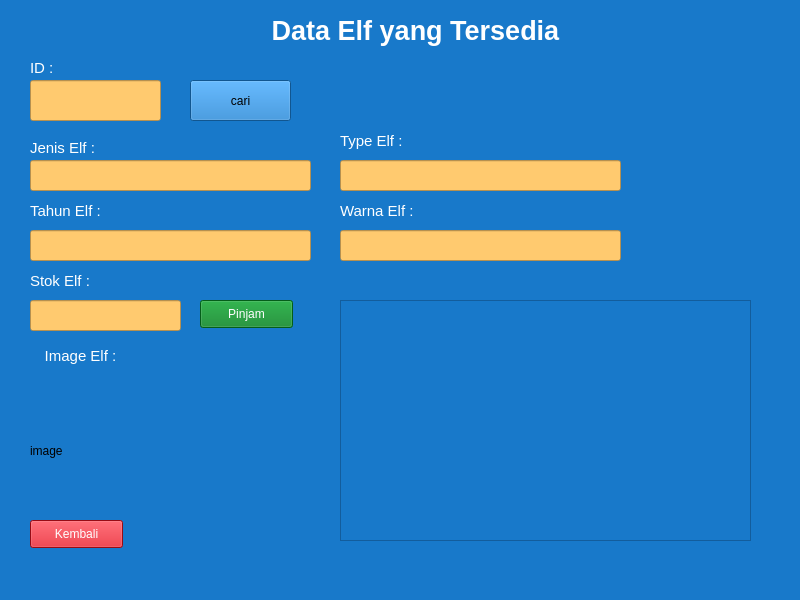
<?xml version="1.0" encoding="UTF-8"?>
<ui version="4.0">
 <class>MainWindow</class>
 <widget class="QMainWindow" name="MainWindow">
  <property name="geometry">
   <rect>
    <x>0</x>
    <y>0</y>
    <width>800</width>
    <height>600</height>
   </rect>
  </property>
  <property name="windowTitle">
   <string>MainWindow</string>
  </property>
  <property name="styleSheet">
   <string notr="true">background-color: rgb(24, 121, 202);</string>
  </property>
  <widget class="QWidget" name="centralwidget">
   <widget class="QLineEdit" name="lineEdit_5">
    <property name="geometry">
     <rect>
      <x>340</x>
      <y>230</y>
      <width>281</width>
      <height>31</height>
     </rect>
    </property>
    <property name="styleSheet">
     <string notr="true">background-color: rgb(220, 220, 220);
background-color: rgb(255, 202, 111);</string>
    </property>
   </widget>
   <widget class="QLabel" name="label">
    <property name="geometry">
     <rect>
      <x>200</x>
      <y>10</y>
      <width>431</width>
      <height>41</height>
     </rect>
    </property>
    <property name="font">
     <font>
      <pointsize>20</pointsize>
      <weight>75</weight>
      <bold>true</bold>
     </font>
    </property>
    <property name="styleSheet">
     <string notr="true">color: rgb(255, 255, 255);</string>
    </property>
    <property name="text">
     <string>Data Elf yang Tersedia</string>
    </property>
    <property name="alignment">
     <set>Qt::AlignCenter</set>
    </property>
   </widget>
   <widget class="QLineEdit" name="lineEdit">
    <property name="geometry">
     <rect>
      <x>30</x>
      <y>80</y>
      <width>131</width>
      <height>41</height>
     </rect>
    </property>
    <property name="styleSheet">
     <string notr="true">background-color: rgb(255, 202, 111);</string>
    </property>
   </widget>
   <widget class="QPushButton" name="pushButton">
    <property name="geometry">
     <rect>
      <x>30</x>
      <y>520</y>
      <width>93</width>
      <height>28</height>
     </rect>
    </property>
    <property name="styleSheet">
     <string notr="true">color: rgb(255, 255, 255);
background-color: rgb(212, 17, 30);</string>
    </property>
    <property name="text">
     <string>Kembali</string>
    </property>
   </widget>
   <widget class="QLabel" name="label_8">
    <property name="geometry">
     <rect>
      <x>30</x>
      <y>200</y>
      <width>121</width>
      <height>21</height>
     </rect>
    </property>
    <property name="font">
     <font>
      <pointsize>11</pointsize>
     </font>
    </property>
    <property name="styleSheet">
     <string notr="true">color: rgb(255, 255, 255);</string>
    </property>
    <property name="text">
     <string>Tahun Elf :</string>
    </property>
   </widget>
   <widget class="QLabel" name="label_10">
    <property name="geometry">
     <rect>
      <x>30</x>
      <y>340</y>
      <width>101</width>
      <height>31</height>
     </rect>
    </property>
    <property name="font">
     <font>
      <pointsize>11</pointsize>
     </font>
    </property>
    <property name="styleSheet">
     <string notr="true">color: rgb(255, 255, 255);</string>
    </property>
    <property name="text">
     <string>Image Elf :</string>
    </property>
    <property name="alignment">
     <set>Qt::AlignCenter</set>
    </property>
   </widget>
   <widget class="QLabel" name="label_5">
    <property name="geometry">
     <rect>
      <x>30</x>
      <y>60</y>
      <width>41</width>
      <height>16</height>
     </rect>
    </property>
    <property name="font">
     <font>
      <pointsize>11</pointsize>
     </font>
    </property>
    <property name="styleSheet">
     <string notr="true">color: rgb(255, 255, 255);</string>
    </property>
    <property name="text">
     <string>ID :</string>
    </property>
   </widget>
   <widget class="QPushButton" name="pushButton_2">
    <property name="geometry">
     <rect>
      <x>200</x>
      <y>300</y>
      <width>93</width>
      <height>28</height>
     </rect>
    </property>
    <property name="styleSheet">
     <string notr="true">background-color: rgb(22, 22, 22);
color: rgb(255, 255, 255);
background-color: rgb(6, 131, 35);</string>
    </property>
    <property name="text">
     <string>Pinjam</string>
    </property>
   </widget>
   <widget class="QLineEdit" name="lineEdit_3">
    <property name="geometry">
     <rect>
      <x>340</x>
      <y>160</y>
      <width>281</width>
      <height>31</height>
     </rect>
    </property>
    <property name="styleSheet">
     <string notr="true">background-color: rgb(220, 220, 220);
background-color: rgb(255, 202, 111);</string>
    </property>
   </widget>
   <widget class="QLineEdit" name="lineEdit_4">
    <property name="geometry">
     <rect>
      <x>30</x>
      <y>230</y>
      <width>281</width>
      <height>31</height>
     </rect>
    </property>
    <property name="styleSheet">
     <string notr="true">background-color: rgb(220, 220, 220);
background-color: rgb(255, 202, 111);</string>
    </property>
   </widget>
   <widget class="QLabel" name="label_6">
    <property name="geometry">
     <rect>
      <x>30</x>
      <y>140</y>
      <width>111</width>
      <height>16</height>
     </rect>
    </property>
    <property name="font">
     <font>
      <pointsize>11</pointsize>
     </font>
    </property>
    <property name="styleSheet">
     <string notr="true">color: rgb(255, 255, 255);</string>
    </property>
    <property name="text">
     <string>Jenis Elf :</string>
    </property>
   </widget>
   <widget class="QLineEdit" name="lineEdit_2">
    <property name="geometry">
     <rect>
      <x>30</x>
      <y>160</y>
      <width>281</width>
      <height>31</height>
     </rect>
    </property>
    <property name="styleSheet">
     <string notr="true">background-color: rgb(255, 202, 111);</string>
    </property>
   </widget>
   <widget class="QLabel" name="label_11">
    <property name="geometry">
     <rect>
      <x>430</x>
      <y>440</y>
      <width>51</width>
      <height>21</height>
     </rect>
    </property>
    <property name="font">
     <font>
      <pointsize>9</pointsize>
     </font>
    </property>
    <property name="styleSheet">
     <string notr="true">color: rgb(255, 255, 255);</string>
    </property>
    <property name="text">
     <string/>
    </property>
   </widget>
   <widget class="QLabel" name="label_9">
    <property name="geometry">
     <rect>
      <x>340</x>
      <y>200</y>
      <width>121</width>
      <height>21</height>
     </rect>
    </property>
    <property name="font">
     <font>
      <pointsize>11</pointsize>
     </font>
    </property>
    <property name="styleSheet">
     <string notr="true">color: rgb(255, 255, 255);</string>
    </property>
    <property name="text">
     <string>Warna Elf :</string>
    </property>
   </widget>
   <widget class="QLabel" name="label_12">
    <property name="geometry">
     <rect>
      <x>30</x>
      <y>270</y>
      <width>121</width>
      <height>21</height>
     </rect>
    </property>
    <property name="font">
     <font>
      <pointsize>11</pointsize>
     </font>
    </property>
    <property name="styleSheet">
     <string notr="true">color: rgb(255, 255, 255);</string>
    </property>
    <property name="text">
     <string>Stok Elf :</string>
    </property>
   </widget>
   <widget class="QLabel" name="label_7">
    <property name="geometry">
     <rect>
      <x>340</x>
      <y>130</y>
      <width>111</width>
      <height>21</height>
     </rect>
    </property>
    <property name="font">
     <font>
      <pointsize>11</pointsize>
     </font>
    </property>
    <property name="styleSheet">
     <string notr="true">color: rgb(255, 255, 255);</string>
    </property>
    <property name="text">
     <string>Type Elf :</string>
    </property>
   </widget>
   <widget class="QLineEdit" name="lineEdit_6">
    <property name="geometry">
     <rect>
      <x>30</x>
      <y>300</y>
      <width>151</width>
      <height>31</height>
     </rect>
    </property>
    <property name="styleSheet">
     <string notr="true">background-color: rgb(220, 220, 220);
background-color: rgb(255, 202, 111);</string>
    </property>
   </widget>
   <widget class="QPushButton" name="pushButton_3">
    <property name="geometry">
     <rect>
      <x>190</x>
      <y>80</y>
      <width>101</width>
      <height>41</height>
     </rect>
    </property>
    <property name="text">
     <string>cari</string>
    </property>
   </widget>
   <widget class="QLabel" name="label_2">
    <property name="geometry">
     <rect>
      <x>30</x>
      <y>390</y>
      <width>141</width>
      <height>121</height>
     </rect>
    </property>
    <property name="text">
     <string>image</string>
    </property>
   </widget>
   <widget class="QTableWidget" name="tableWidget">
    <property name="geometry">
     <rect>
      <x>340</x>
      <y>300</y>
      <width>411</width>
      <height>241</height>
     </rect>
    </property>
   </widget>
  </widget>
  <widget class="QMenuBar" name="menubar">
   <property name="geometry">
    <rect>
     <x>0</x>
     <y>0</y>
     <width>800</width>
     <height>26</height>
    </rect>
   </property>
  </widget>
  <widget class="QStatusBar" name="statusbar"/>
 </widget>
 <resources/>
 <connections/>
</ui>
